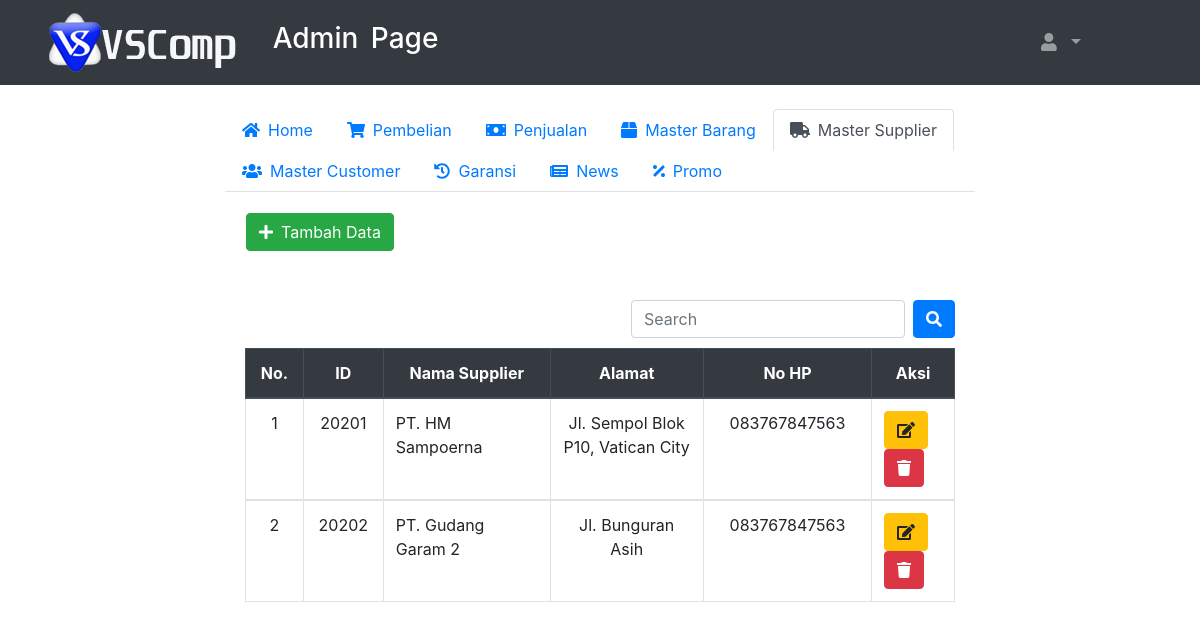
The page /admin/master-supplier.php on the database as committed earlier.
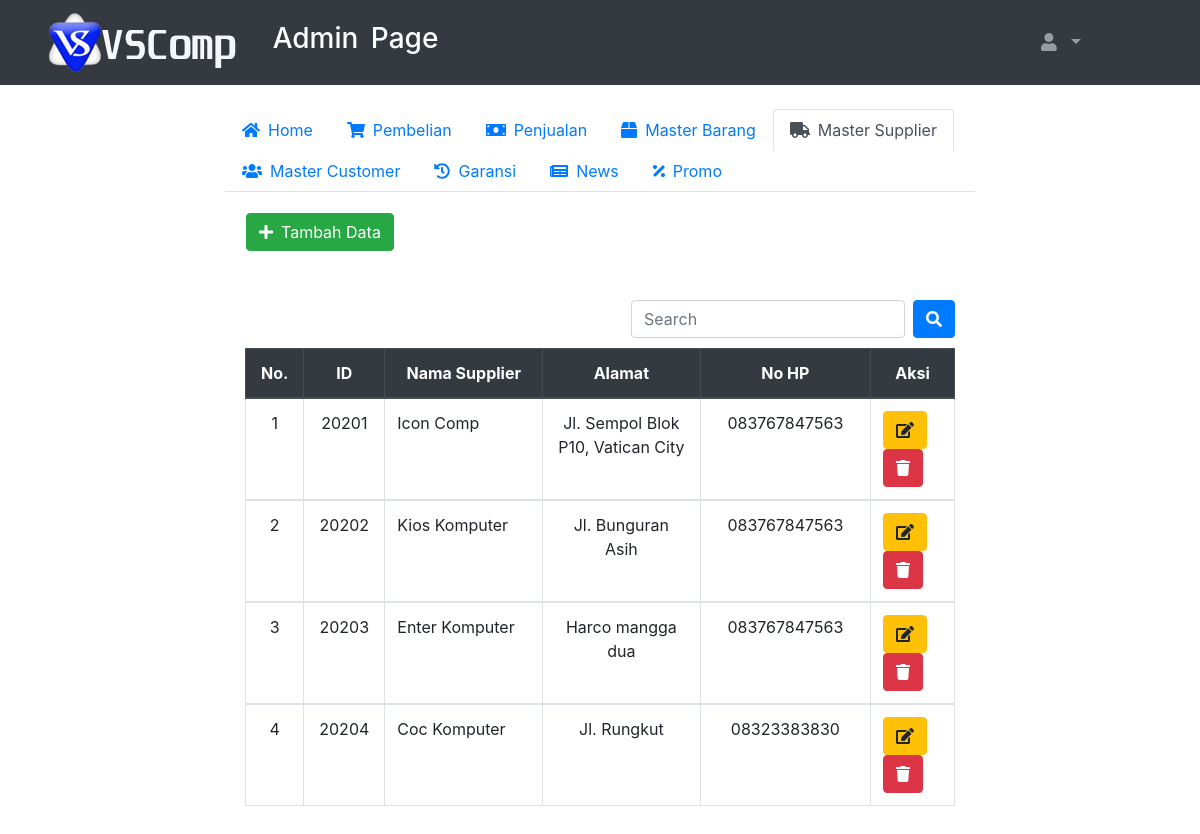
The same page on the database as committed later.
### tables this page shows
CREATE TABLE `supplier` (
  `ID_SUPP` int(11) NOT NULL,
  `NAMA` varchar(100) DEFAULT NULL,
  `ALAMAT` varchar(200) DEFAULT NULL,
  `NO_HP` varchar(15) DEFAULT NULL
);

### function/function.php (called while the page is built, shortened)
<?php
 $conn= mysqli_connect ("localhost","root","","coba_penjualan");
function tampil_data($query){
  global $conn;
  $hasil = mysqli_query ($conn,$query);
  $array = [];
  while($data = mysqli_fetch_assoc($hasil)){
    $array[] = $data;
  }
  return $array;
}
?>

### admin/master-supplier.php (the view, shortened to what this page needs)
<?php include'header.php';
      include'../function/function.php';
?>
<div class="container-fluid custom-container">
  <div class="nav-menu">
  <ul class="nav nav-tabs" id="myTab" role="tablist">
    <li class="nav-item">
      <a class="nav-link" id="home-tab"  href="dasboard.php" role="tab" aria-controls="home" aria-selected="true"><i class="fas fa-home mr-2"></i>Home</a>
    </li>
    <li class="nav-item">
      <a class="nav-link" id="contact-tab"  href="pembelian.php" role="tab" aria-controls="pembelian" aria-selected="false"><i class="fas fa-shopping-cart mr-2"></i>Pembelian</a>
    </li>
    <li class="nav-item">
      <a class="nav-link" id="contact-tab"  href="penjualan.php" role="tab" aria-controls="penjualan" aria-selected="false"><i class="fas fa-money-bill mr-2"></i>Penjualan</a>
    </li>
    <li class="nav-item">
      <a class="nav-link" id="barang-tab"  href="master-barang.php" role="tab" aria-controls="master barang" aria-selected="false"><i class="fas fa-box mr-2"></i>Master Barang</a>
    </li>
    <li class="nav-item">
      <a class="nav-link  active" id="profile-tab"  href="master-supplier.php" role="tab" aria-controls="master supplier" aria-selected="false"><i class="fas fa-truck mr-2"></i>Master Supplier</a>
    </li>
    <li class="nav-item">
      <a class="nav-link" id="profile-tab"  href="master-customer.php" role="tab" aria-controls="master customer" aria-selected="false"><i class="fas fa-users mr-2"></i>Master Customer</a>
    </li>
    <li class="nav-item">
      <a class="nav-link" id="profile-tab"  href="garansi.php" role="tab" aria-controls="garansi" aria-selected="false"><i class="fas fa-history mr-2"></i>Garansi</a>
    </li>
    <li class="nav-item">
      <a class="nav-link" id="profile-tab"  href="news.php" role="tab" aria-controls="news" aria-selected="false"><i class="fas fa-newspaper mr-2"></i>News</a>
    </li>
    <li class="nav-item">
      <a class="nav-link" id="profile-tab"  href="promo.php" role="tab" aria-controls="promo" aria-selected="false"><i class="fas fa-percentage mr-2"></i>Promo</a>
    </li>
  </ul>
  <div class="tab-content" id="myTabContent">
    <div class="tab-pane fade  show active" id="master-supplier" role="tabpanel" aria-labelledby="contact-tab">
      <div class="form-input">
          <form class="" action="" method="POST">
          <table>
            <tr>
              <td><button class="btn btn-success" type="submit" name="tambah"><i class="fas fa-plus mr-2"></i>Tambah Data</button></a></td>
            </tr>
        </table>
        </form>
        <br>
        <br>
    <form class="form-inline" style="float:right" action="" method="post">
      <input class="form-control mr-sm-2" type="search" placeholder="Search" aria-label="Search" name="keyword" autofocus>
      <button class="btn btn-primary" type="submit" name="cari"><i class="fas fa-search"></i></button>
    </form><br><br>
    <table class="table table-bordered ">
      <thead class="thead-dark text-center">
        <tr>
          <th scope="col" width="1%">No.</th>
          <th scope="col" width="1%">ID</th>
          <th scope="col" width="10%">Nama Supplier</th>
          <th scope="col" width="10%">Alamat</th>
          <th scope="col" width="5%">No HP</th>
          <th scope="col" width="2.5%">Aksi</th>
        </tr>
      </thead>
      <?php
        $no=1;
        $data_supplier = tampil_data("SELECT * FROM supplier");
        foreach ($data_supplier as $supplier) :?>
        <tbody>
          <tr>
            <td align="center" name="no"><?= $no ?></td>
            <td align="center" name="supp"><?= $supplier["ID_SUPP"]; ?></td>
            <td name="nama"><?= $supplier["NAMA"]; ?></td>
            <td align="center" name="alamat"><?= $supplier["ALAMAT"]; ?></td>
            <td align="center" name="nohp"><?= $supplier["NO_HP"]; ?></td>
            <td>
                <a href="edit-supplier.php?id=<?=$supplier["ID_SUPP"]; ?>" ><button class="btn btn-warning" type="button" name="edit"><i class="fas fa-edit"></i></button>
                <a href="delete-supplier.php?id=<?=$supplier["ID_SUPP"]; ?>" onclick="return confirm('Apakah anda yakin ?');"><button class="btn btn-danger" type="button" name="delete"><i class="fas fa-trash"></i></button></a>
            </td>
          </tr>
        </tbody>
       <?php
        $no++;
        endforeach;
       ?>
    </table>
    </div>
    </div>
  </div>
</div>
</div>
<br><br><br><br><br>
</body>
</html>

Rows that differ between the two databases and show on the page:
changed supplier "Jl. Sempol Blok P10, Vatican City": NAMA "PT. HM Sampoerna" → "Icon Comp"
changed supplier "Jl. Bunguran Asih": NAMA "PT. Gudang Garam 2" → "Kios Komputer"
added supplier: ID_SUPP "20203", NAMA "Enter Komputer", ALAMAT "Harco mangga dua", NO_HP "083767847563"
added supplier: ID_SUPP "20204", NAMA "Coc Komputer", ALAMAT "Jl. Rungkut", NO_HP "08323383830"
